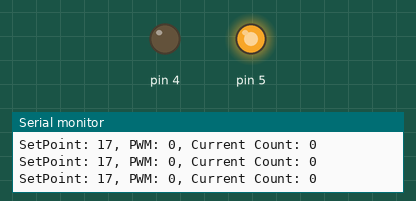
The sketch below on a simulated Arduino Uno, built with avr-gcc and run on an emulated ATmega328P. Parts: output pins drawn as LEDs (lit = HIGH), the last lines printed to the serial monitor.

Above: at 0.1 s.
At 5.2 s:
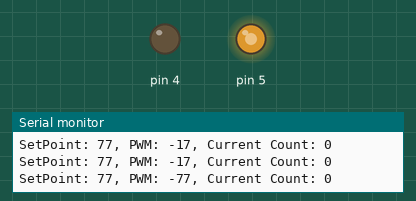
At 10.2 s:
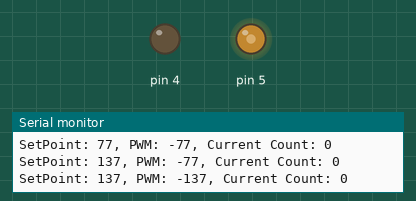
At 20.2 s:
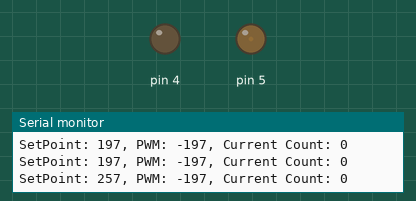
Timing chart, 0 to 21.7 s (numbered marks = the images above):
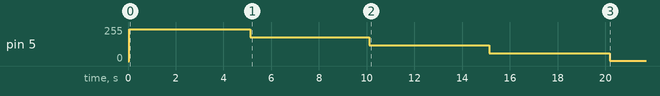

Measured:
- by itself, pin 5: 0/255 → 239/255 at 0.06 s, → 179/255 5.1 s later, → 119/255 5.0 s later, → 59/255 5.0 s later, … (5 changes in this stretch)

The sketch:

test.ino
```cpp
#include "Motor.h"

#define EN1   5
#define PH1   4
#define ENCA1 13 // Yellow
#define ENCB1 11  // White

#define EN2   22
#define PH2   24
#define ENCA2 15  // Yellow
#define ENCB2 14  // White

#define K_P   1
#define K_I   0
#define K_D   0.1

volatile int pos1 = 0;

volatile int lastEncoded;

long lastMillis = 0;

Motor m1;
Motor m2;

void readEnc1() {
  int phaseA = digitalRead(ENCA1);
  int phaseB = digitalRead(ENCB1);

  int currentEncoded = (phaseA << 1) | phaseB;
  int sum = (m1._lastEncCount << 2) | currentEncoded;

  // Serial.print(phaseA);
  // Serial.print(", ");
  // Serial.print(phaseB);
  // Serial.print(", ");
  // Serial.println(m1.encCount);

  switch(sum){
    case 0b0001:
    case 0b0111:
    case 0b1110:
    case 0b1000:
    case 0b0011:
    case 0b1100:
      m1.encCount--;
      break;
    case 0b0010:
    case 0b1011:
    case 0b1101:
    case 0b0100:
    case 0b1010:
    case 0b0110:
      m1.encCount++;
      break;
  }
  m1._lastEncCount = currentEncoded;
}


void readEnc2() {
  int phaseA = digitalRead(ENCA2);
  int phaseB = digitalRead(ENCB2);

  int currentEncoded = (phaseA << 1) | phaseB;
  int sum = (m2._lastEncCount << 2) | currentEncoded;

  switch(sum){
    case 0b0001:
    case 0b0111:
    case 0b1110:
    case 0b1000:

      m2.encCount--;
      break;
    case 0b0010:
    case 0b1011:
    case 0b1101:
    case 0b0100:

      m2.encCount++;
      break;
  }
  m2._lastEncCount = currentEncoded;
}

void setup() {
  // put your setup code here, to run once:
  // driveMotor(&m2);

  Serial.begin(9600);
  m1 = motor_init(EN1, PH1, ENCA1, ENCB1, readEnc1, K_P, K_I, K_D);
  // m2 = motor_init(EN2, PH2, ENCA2, ENCB2, readEnc2, K_P, K_I, K_D);
  setAngleTarget(&m1, 60);

}

void loop() {
  // put your main code here, to run repeatedly:
   calcPID(&m1);
   if (millis() - lastMillis > 5000)  {
    long currentTime = millis();
    m1.encCountTarget += 60;
    lastMillis = currentTime;
   }


  // Serial.println(m1.encCount);
  driveMotor(&m1);

   Serial.print("SetPoint: "); Serial.print(m1.encCountTarget);
   Serial.print(", ");
   Serial.print("PWM: ");Serial.print(m1.pwm);
   Serial.print(", ");
   Serial.print("Current Count: ");Serial.println(m1.encCount);

   //calcPID(&m2);
// }
}
```

Motor.cpp
```cpp
#include "Motor.h"
#include "arduino.h"
#include "PID.h"

Motor motor_init(int en, int ph, int enc1, int enc2, void(*enc_int)(), double k_p, double k_i, double k_d) {
  Motor m;
  m.en = en;
  m.ph = ph;
  m.enc1 = enc1;
  m.enc2 = enc2;
  m.pwm = 0;
  m.dir = OFF;
  m.encCount = 0;
  m._lastEncCount = 0;
  m.encCountTarget = 0;

  pinMode(m.en, OUTPUT);
  pinMode(m.ph, OUTPUT);
  pinMode(m.enc1, INPUT);
  pinMode(m.enc2, INPUT);
  attachInterrupt(digitalPinToInterrupt(m.enc1), enc_int, CHANGE);
  attachInterrupt(digitalPinToInterrupt(m.enc2), enc_int, CHANGE);

  m.anglePID = new motorPID(OUTPUT_MIN, OUTPUT_MAX, k_p, k_i, k_d);

  return m;
}

void driveMotor(Motor* m) {
   switch (m->dir) {
    case CCW:
      digitalWrite(m->ph, HIGH);
      analogWrite(m->en, m->pwm);
      break;
    case CW:
      digitalWrite(m->ph, LOW);
      analogWrite(m->en, m->pwm);
      break;
    case OFF:
      digitalWrite(m->en, LOW);
      break;
   }
}

void setAngleTarget(Motor *m, int targetAngle) {
  m->encCountTarget = (targetAngle) * COUNTS_PER_REV / DEG_PER_REV;

}

void calcPID(Motor *m) {
  static unsigned long lastMilli = 0;
  unsigned long dt = millis() - lastMilli;
  if (dt > 50) {
    long currentEncoderCount = m->encCount;
    m->pwm = m->anglePID->compute(m->encCountTarget, m->encCount);
    if (m->pwm > 0) m->dir = CCW;
    else if (m->pwm < 0) m->dir = CW;
    else m->dir = OFF;

    lastMilli = millis();
  }
}
```

Motor.h
```cpp
#ifndef MOTOR_H
#define MOTOR_H

#include "PID.h"

#define COUNTS_PER_REV 1200
#define DEG_PER_REV   360
#define OUTPUT_MAX    255
#define OUTPUT_MIN    -255

typedef enum {
  CW, CCW, OFF
} MOTOR_DIR;

typedef struct {
  int en, ph;
  int enc1, enc2;
  int pwm;
  MOTOR_DIR dir;
  int _lastEncCount;
  int encCount;
  int encCountTarget;
  motorPID *anglePID;
} Motor;


Motor motor_init(int en, int ph, int enc1, int enc2, void(*enc_int)(), double k_p, double k_i, double k_d);
void driveMotor(Motor* m);
void setAngleTarget(Motor* m, int targetAngle);
void calcPID(Motor* m);

#endif
```

PID.cpp
```cpp
#include "PID.h"
#include "arduino.h"

motorPID::motorPID(int outputMin, int outputMax, double Kp, double Ki, double Kd ){
  _outputMin = outputMin;
  _outputMax = outputMax;
  changeGains(Kp,Ki,Kd);
}

void motorPID::changeGains(double kp, double ki, double kd ){
  _Kp = kp;
  _Ki = ki;
  _Kd = kd;
}

void motorPID::changeSamplingTime(int samplingTime){
  _samplingTime = samplingTime;
}

void motorPID::setDeadBandOffset(int deadband, bool isSpeedPID){
  _deadBandOffset = deadband;
  _isSpeedPID = isSpeedPID;
}

// PID ouput= Kp*errorP + Ki*errorI + Ki*errorD
int motorPID::compute(int _setPoint, int _measuredFeedback){
  int _pwmOutput = 0;

  unsigned long _dT = millis()- _lastMilli;
  if( _dT >= _samplingTime){
    double _porportionalError = _measuredFeedback - _setPoint;
    //to prevent derivative kick
    double _derivativeError = (_prevMeasuredFeedback - _measuredFeedback);
    _prevMeasuredFeedback = _measuredFeedback;

    // prevent integral wind up using clamping method!
    if(_pwmOutput < _outputMax && _pwmOutput > _outputMin){
//      _integralError += (_porportionalError + _prevError)/2;
        _integralError +=_porportionalError;
    }
    _prevError = _porportionalError;

    _pwmOutput = _Kp*_porportionalError + _Ki*_integralError + _Kd*_derivativeError;

    // Allow user to define to use Deadband or not

    // Deadband needs to  be changed based on speed controller or positional controller
    if(_isSpeedPID){
      if(_setPoint > 0 ){
        _pwmOutput += _deadBandOffset;
      }else {
        _pwmOutput -= _deadBandOffset;
      }
    }else{
      if(_porportionalError > 0 ){
        _pwmOutput += _deadBandOffset;
      }else {
        _pwmOutput -= _deadBandOffset;
      }
    }

    // Saturation
    if(_pwmOutput > _outputMax) _pwmOutput = _outputMax;
    else if(_pwmOutput < _outputMin) _pwmOutput = _outputMin;
    _lastMilli = millis();
  }

  return _pwmOutput;
}
```

PID.h
```cpp
#ifndef PID_h
#define PID_h

#include "arduino.h"

class motorPID{
  private:
    double _Kp, _Ki, _Kd;
    double  _integralError = 0;
    double _prevMeasuredFeedback, _prevError;
    int _deadBandOffset = 0;
    int _samplingTime = 0;
    int _outputMin, _outputMax;
    bool _isSpeedPID = true;
    unsigned long _lastMilli = 0;

  public:
    motorPID(int outputMin, int outputMax, double Kp, double Ki, double Kd );
    void setDeadBandOffset(int deadBandOffset, bool isSpeedPID);
    int compute(int _setPoint, int _measuredFeedback);
    void changeGains(double kp, double ki, double kd );
    void changeSamplingTime(int samplingTime);
};


#endif
```
